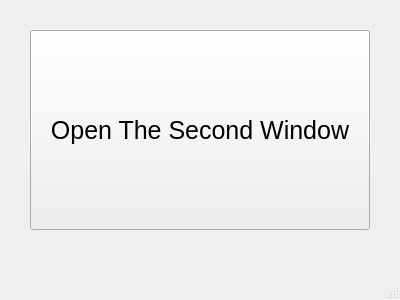
<?xml version="1.0" encoding="UTF-8"?>
<ui version="4.0">
 <class>MainWindow</class>
 <widget class="QMainWindow" name="MainWindow">
  <property name="geometry">
   <rect>
    <x>0</x>
    <y>0</y>
    <width>400</width>
    <height>300</height>
   </rect>
  </property>
  <property name="windowTitle">
   <string>MainWindow</string>
  </property>
  <widget class="QWidget" name="centralwidget">
   <widget class="QPushButton" name="pushButton">
    <property name="geometry">
     <rect>
      <x>30</x>
      <y>30</y>
      <width>340</width>
      <height>200</height>
     </rect>
    </property>
    <property name="font">
     <font>
      <pointsize>19</pointsize>
     </font>
    </property>
    <property name="text">
     <string>Open The Second Window</string>
    </property>
   </widget>
  </widget>
  <widget class="QMenuBar" name="menubar">
   <property name="geometry">
    <rect>
     <x>0</x>
     <y>0</y>
     <width>400</width>
     <height>22</height>
    </rect>
   </property>
  </widget>
  <widget class="QStatusBar" name="statusbar"/>
 </widget>
 <resources/>
 <connections/>
</ui>
